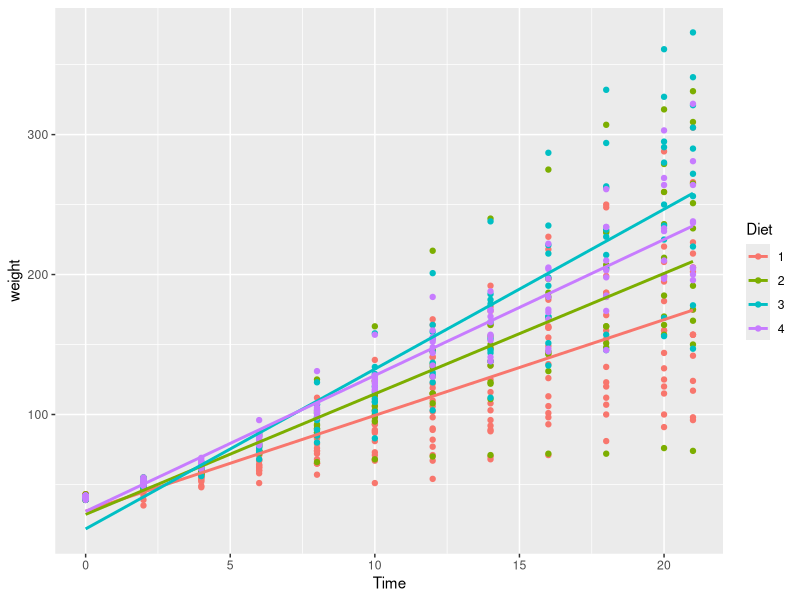

Generate this figure with R:
## ---- chunk 1
library(arm)
data(ChickWeight)
fit <- lm(weight ~ Time + Diet, data = ChickWeight)
display(fit)
## ---- chunk 2
library(ggplot2)
ggplot(ChickWeight, aes(x = Time, y = weight, color = Diet)) + geom_point() + geom_smooth(method = "lm", se = FALSE)
# Equivalently:
# qplot(Time, weight, data = ChickWeight, color = Diet, geom = c("point", "smooth"), se = FALSE, method = "lm")
## ---- chunk 3
fit2 <- lm(weight ~ Time + Diet + Time:Diet, data = ChickWeight)
AIC(fit)
AIC(fit2)
